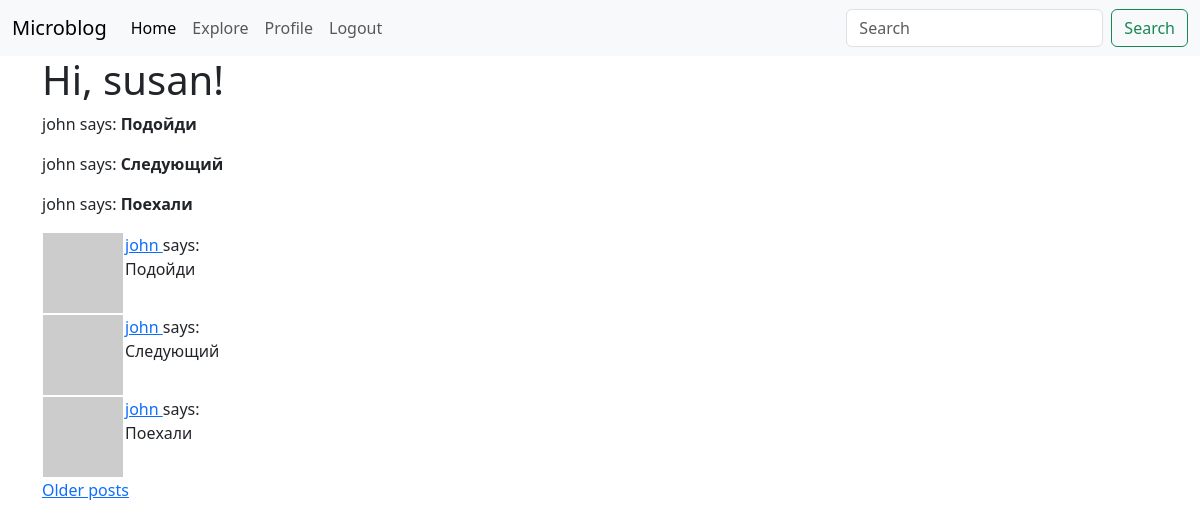
Page /explore (signed in) on the committed database.
### app/models.py (models this page shows, shortened)
class User(UserMixin, db.Model):
    id: so.Mapped[int] = so.mapped_column(primary_key=True)
    username: so.Mapped[str] = so.mapped_column(sa.String(64), index=True, unique=True)
    email: so.Mapped[str] = so.mapped_column(sa.String(120), index=True, unique=True)
    password_hash: so.Mapped[Optional[str]] = so.mapped_column(sa.String(256))
    about_me: so.Mapped[Optional[str]] = so.mapped_column(sa.String(140))
    last_seen: so.Mapped[Optional[datetime]] = so.mapped_column(default=lambda: datetime.now(timezone.utc))
    following: so.WriteOnlyMapped['User'] = so.relationship(
        secondary=followers, primaryjoin=(followers.c.follower_id == id),
        secondaryjoin=(followers.c.followed_id == id),
        back_populates='followers')
    followers: so.WriteOnlyMapped['User'] = so.relationship(
        secondary=followers, primaryjoin=(followers.c.followed_id == id),
        secondaryjoin=(followers.c.follower_id == id),
        back_populates='following')
    posts: so.WriteOnlyMapped['Post'] = so.relationship(back_populates='author')
    def avatar(self, size):
        digest = md5(self.email.lower().encode('utf-8')).hexdigest()
        return f'https://www.gravatar.com/avatar/{digest}?d=identicon&s={size}'

class Post(db.Model):
    id: so.Mapped[int] = so.mapped_column(primary_key=True)
    body: so.Mapped[str] = so.mapped_column(sa.String(140))
    timestamp: so.Mapped[datetime] = so.mapped_column(index=True, default=lambda: datetime.now(timezone.utc))
    user_id: so.Mapped[int] = so.mapped_column(sa.ForeignKey(User.id), index=True)
    author: so.Mapped[User] = so.relationship(back_populates='posts')

### app/routes.py (the view)
@app.route('/explore')
@login_required
def explore():
    page = request.args.get('page', 1, type=int)
    query = sa.select(Post).order_by(Post.timestamp.desc())
    posts = db.paginate(query, page=page, per_page=app.config['POSTS_PER_PAGE'], error_out=False)
    next_url = url_for('explore', page=posts.next_num) if posts.has_next else None
    prev_url = url_for('explore', page=posts.prev_num) if posts.has_prev else None
    return render_template('index.html', title='Explore', posts=posts.items, next_url=next_url, prev_url=prev_url)

### app/models.py (called while the page is built)
@login.user_loader
def load_user(id):
  return db.session.get(User, int(id))

### app/routes.py (called while the page is built)
@app.before_request
def before_request():
    if current_user.is_authenticated:
        current_user.last_seen = datetime.now(timezone.utc)
        db.session.commit()

### app/templates/index.html (shortened to what this page needs)
{% extends "base.html" %}
{% block content %}
    <h1>Hi, {{ current_user.username }}!</h1>
    {% for post in posts %}
    <p>
    {{ post.author.username }} says: <b>{{ post.body }}</b>
    </p>
    {% endfor %}
    {% for post in posts %}
        {% include '_post.html' %}
    {% endfor %}
    {% if next_url %}
        <a href="{{ next_url }}">Older posts</a>
    {% endif %}
{% endblock %}

### app/templates/_post.html
    <table>
        <tr valign="top">
            <td><img src="{{ post.author.avatar(36) }}"></td>
            <td>
                <a href="{{ url_for('user', username=post.author.username) }}">
                    {{ post.author.username }}
                </a>
                says:<br>{{ post.body }}
            </td>
        </tr>
    </table>

### rows in the picture
User: username "susan"
Post: author.username "john", body "Подойди"
Post: author.username "john", body "Следующий"
Post: author.username "john", body "Поехали"
